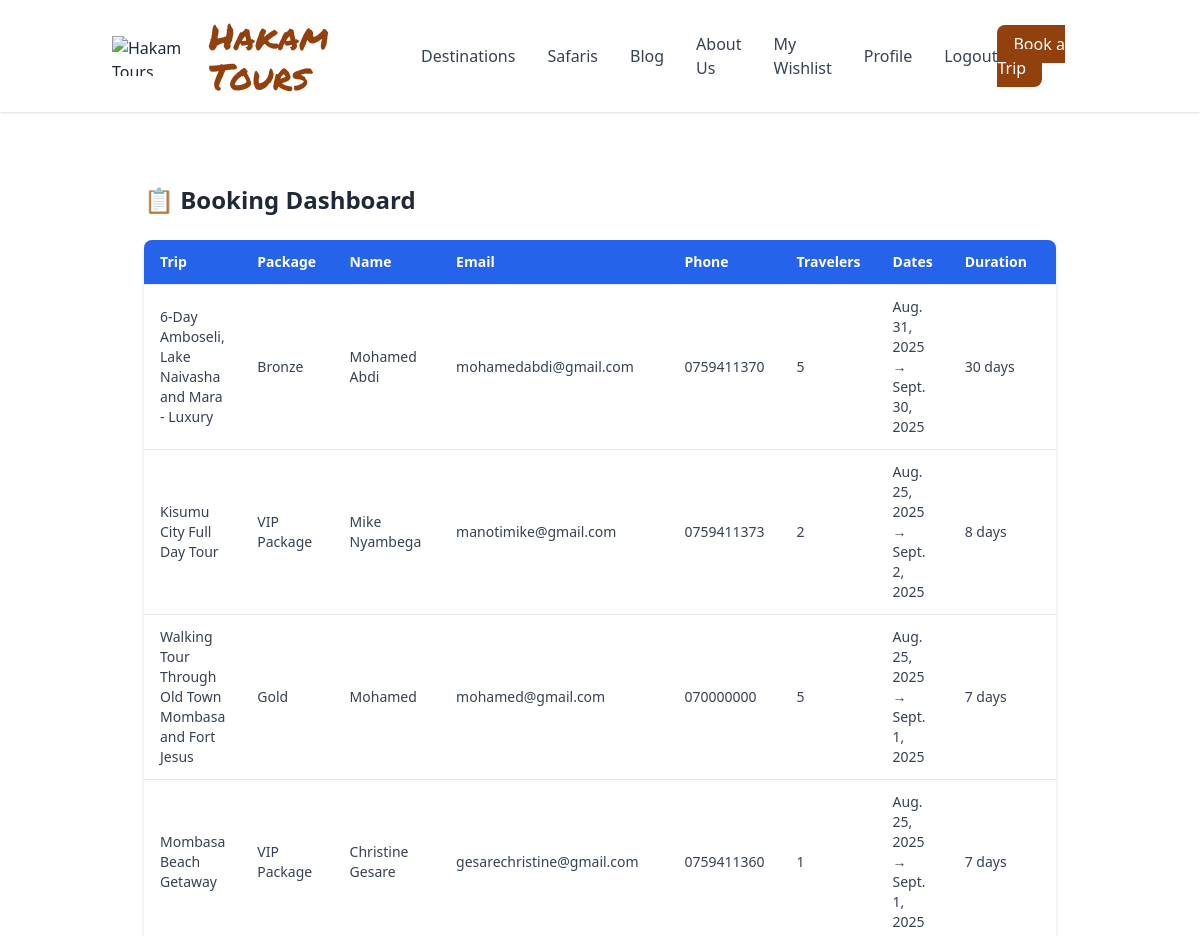
The page /bookings/dashboard/ (signed in, upper part) on the database as committed earlier.
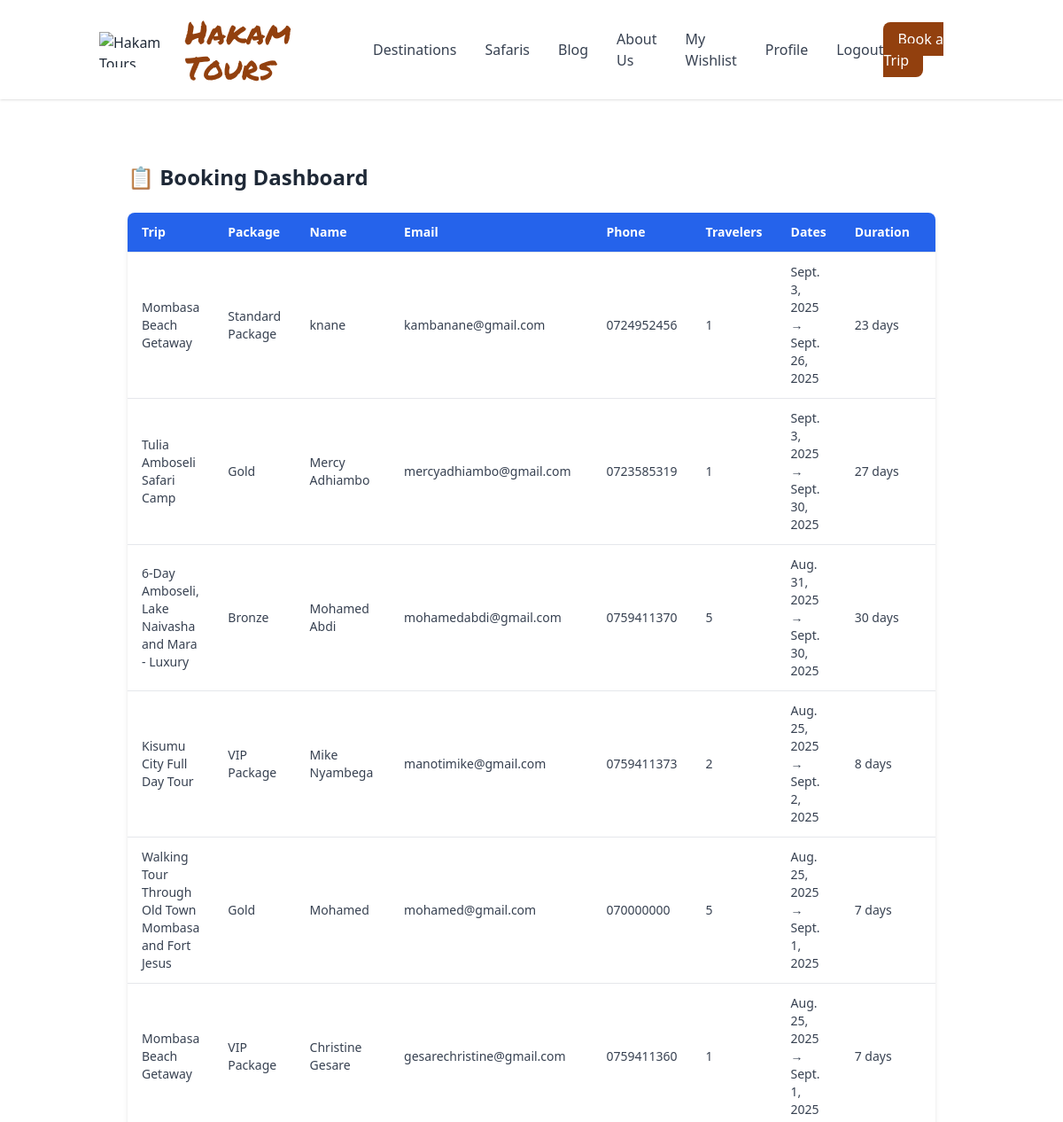
The same page on the database as committed later.
### bookings/models.py (models this page shows, shortened)
class Booking(models.Model):
    MODE_OF_TRAVEL_CHOICES = [
        ("flight", "Flight"),
        ("road", "Road"),
        ("rail", "Rail"),
        ("cruise", "Cruise"),
    ]
    HOTEL_CHOICES = [
        ("3_star", "3 Star"),
        ("4_star", "4 Star"),
        ("5_star", "5 Star"),
    ]
    trip = models.ForeignKey(Trip, on_delete=models.CASCADE, related_name="bookings")
    package = models.ForeignKey(Package, on_delete=models.CASCADE, related_name="bookings")
    name = models.CharField(max_length=200)
    email = models.EmailField()
    phone = models.CharField(max_length=20)
    group_size = models.PositiveIntegerField(
        default=1,
        validators=[MinValueValidator(1)]
    )
    start_date = models.DateField(default=timezone.now)
    end_date = models.DateField(null=True, blank=True)
    duration = models.PositiveIntegerField(
        default=1,
        validators=[MinValueValidator(1)]
    )
    mode_of_travel = models.CharField(max_length=20, choices=MODE_OF_TRAVEL_CHOICES, default="flight")
    hotel = models.CharField(max_length=20, choices=HOTEL_CHOICES, default="3_star")
    nationality = models.CharField(max_length=100, default="Unknown")
    special_requests = models.TextField(
        blank=True,
        help_text="If you selected Special Package, tell us what you’d like included."
    )
    created_at = models.DateTimeField(auto_now_add=True)

### trips/models.py (models this page shows, shortened)
class Trip(models.Model):
    category = models.ForeignKey(Category, on_delete=models.CASCADE, related_name="trips")
    title = models.CharField(max_length=200)
    slug = models.SlugField(unique=True, blank=True)
    description = models.TextField()
    start_date = models.DateField()
    end_date = models.DateField()
    is_current = models.BooleanField(default=True)
    cover_image = CloudinaryField("image", blank=True, null=True)
    wishlisted_by = models.ManyToManyField(settings.AUTH_USER_MODEL,related_name="wishlisted_trips",blank=True)
    created_at = models.DateTimeField(auto_now_add=True)
    is_hot = models.BooleanField(default=False, help_text="Mark as hot trip to feature on home page")
    class Meta:
        ordering = ["-start_date"]

class Package(models.Model):
    trip = models.ForeignKey(Trip, on_delete=models.CASCADE, related_name="packages")
    name = models.CharField(max_length=100)
    description = models.TextField(blank=True)
    price = models.DecimalField(max_digits=10, decimal_places=2)
    max_people = models.PositiveIntegerField(default=1)
    is_special = models.BooleanField(default=False)  # ✅ New field
    included = models.TextField(
        blank=True,
        help_text="Enter one item per line for things included in this package"
    )
    excluded = models.TextField(
        blank=True,
        help_text="Enter one item per line for things NOT included in this package"
    )

### bookings/views.py (the view)
# urls.py: path("dashboard/", BookingDashboardView.as_view(), name="dashboard"),
@method_decorator([login_required, user_passes_test(lambda u: u.is_staff)], name="dispatch")
class BookingDashboardView(ListView):
    model = Booking
    template_name = "bookings/dashboard.html"
    context_object_name = "bookings"
    paginate_by = 20  # Show 20 per page
    def get_queryset(self):
        return Booking.objects.select_related("trip", "package").order_by("-created_at")

### templates/bookings/dashboard.html (shortened to what this page needs)
{% extends "base.html" %}
{% load humanize %}
{% block content %}
<div class="max-w-7xl mx-auto mt-10 px-4 sm:px-6 lg:px-8">
  <h2 class="text-2xl font-bold mb-6">📋 Booking Dashboard</h2>
  <div class="overflow-x-auto bg-white shadow-md rounded-lg">
    <table class="min-w-full divide-y divide-gray-200">
      <thead class="bg-blue-600 text-white">
        <tr>
          <th class="px-4 py-3 text-left text-sm font-semibold">Trip</th>
          <th class="px-4 py-3 text-left text-sm font-semibold">Package</th>
          <th class="px-4 py-3 text-left text-sm font-semibold">Name</th>
          <th class="px-4 py-3 text-left text-sm font-semibold">Email</th>
          <th class="px-4 py-3 text-left text-sm font-semibold">Phone</th>
          <th class="px-4 py-3 text-left text-sm font-semibold">Travelers</th>
          <th class="px-4 py-3 text-left text-sm font-semibold">Dates</th>
          <th class="px-4 py-3 text-left text-sm font-semibold">Duration</th>
          <th class="px-4 py-3 text-left text-sm font-semibold">Mode</th>
        </tr>
      </thead>
      <tbody class="divide-y divide-gray-200">
        {% for booking in bookings %}
        <tr class="hover:bg-gray-50">
          <td class="px-4 py-3 text-sm text-gray-700">{{ booking.trip.title }}</td>
          <td class="px-4 py-3 text-sm text-gray-700">{{ booking.package.name }}</td>
          <td class="px-4 py-3 text-sm text-gray-700">{{ booking.name }}</td>
          <td class="px-4 py-3 text-sm text-gray-700">{{ booking.email }}</td>
          <td class="px-4 py-3 text-sm text-gray-700">{{ booking.phone }}</td>
          <td class="px-4 py-3 text-sm text-gray-700">{{ booking.group_size }}</td>
          <td class="px-4 py-3 text-sm text-gray-700">
            {{ booking.start_date }} → {{ booking.end_date }}
          </td>
          <td class="px-4 py-3 text-sm text-gray-700">{{ booking.duration }} days</td>
          <td class="px-4 py-3 text-sm text-gray-700">{{ booking.get_mode_of_travel_display }}</td>
        </tr>
        {% empty %}
        <tr>
          <td colspan="13" class="px-4 py-3 text-center text-gray-500">
            No bookings yet
          </td>
        </tr>
        {% endfor %}
      </tbody>
    </table>
  </div>
</div>
{% endblock %}

Rows that differ between the two databases and show on the page:
added Booking: trip "Mombasa Beach Getaway", package.name "Standard Package", name "knane", email "kambanane@gmail.com", phone "0724952456", group_size "1", start_date "Sept. 3, 2025", end_date "Sept. 26, 2025", duration "23"
added Booking: trip "Tulia Amboseli Safari Camp", package.name "Gold", name "Mercy Adhiambo", email "mercyadhiambo@gmail.com", phone "0723585319", group_size "1", start_date "Sept. 3, 2025", end_date "Sept. 30, 2025", duration "27"
